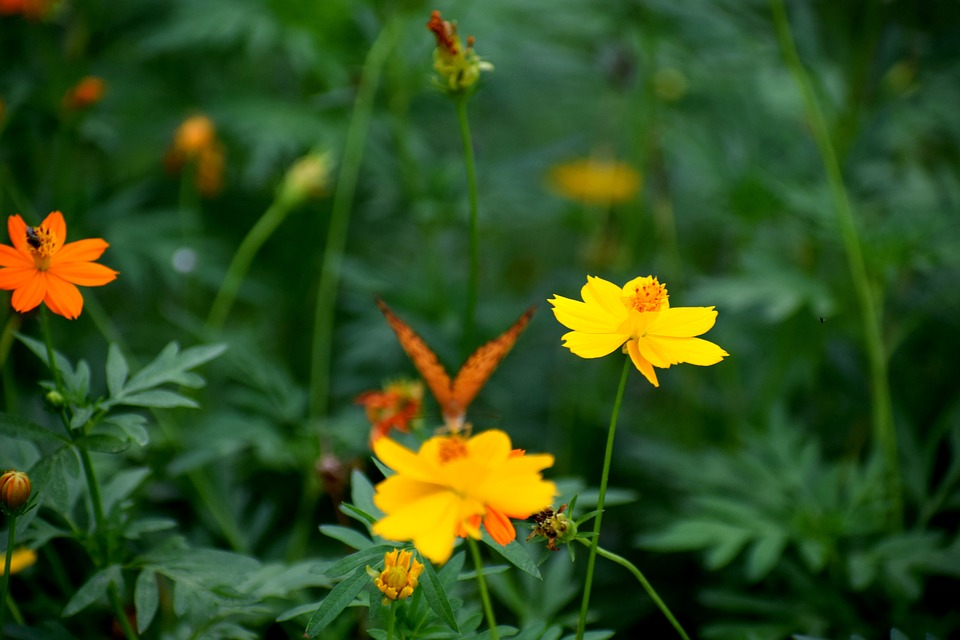
#> input picture colorpalette/jupyter/src_imgs/test6.jpg, 960 x 640 px, found by its file name
$ jupyter execute --allow-errors 'Code Breakdown on generate_palette.ipynb'   (shell and % lines are left out)   (Python 2 division)
#> lines starting #> are read from the running program, lines starting #| are printed output that depends on the picture
[cell 1]
import numpy as np
import cv2
import random
from sklearn.cluster import KMeans
import math

"""for rgb/hsv values conversion"""
from colorsys import rgb_to_hsv, hsv_to_rgb

"""Unused in the shortened version"""
import itertools
"""For displaying images inside Jupyter Notebook"""
import matplotlib.pyplot as plt

"""For creating csv files"""
import csv

[cell 2]
"""importing python files not in this directory"""
import os
import sys
module_path = os.path.abspath(os.path.join('..'))
if module_path not in sys.path:
    sys.path.append(module_path)

[cell 3]
"""For import any custom python functions"""

[cell 4]
'''Global Variables'''
DEFAULT_NUM_COLORS = 5
DEFAULT_MINV = 150
DEFAULT_MAXV = 255
SCALE = 256.0
COLORWHEEL = {"red": (255, 0, 0), "rose": (255, 0, 128), "magenta": (255, 0, 255), "violet": (128, 0, 255),
              "blue": (0, 0, 255), "azure": (0, 128, 255), "cyan": (0, 255, 255),
              "spring green": (0, 255, 128), "green": (0, 255, 0), "chartreuse": (128, 255, 0), "yellow": (225, 255, 0),
              "orange": (255, 128, 0)}

## Function Definitions

[cell 5]
# [9 lines left out: function user_input, not called in this run]

[cell 6]
def down_scale(x):
    """TODO

    Args:
        x (unknown): TODO
    Returns:
        TODO
    """
    return x / SCALE

[cell 7]
def up_scale(x):
    """TODO

    Args:
        x (unknown): TODO
    Returns:
        TODO
    """
    return int(x * SCALE)

[cell 8]
def clamp(color, min_v, max_v):
    """Clamps a color such that its value is between min_v and max_v

    Args:
        color (unknown): TODO
        min_v (unknown): TODO
        max_v (unknown): TODO
    Returns:
        bar (np.arrary): TODO
    """
    h, s, v = rgb_to_hsv(*map(down_scale, color))
    min_v, max_v = map(down_scale, (min_v, max_v))
    v = min(max(min_v, v), max_v)
    return tuple(map(up_scale, hsv_to_rgb(h, s, v)))

[cell 9]
def dominant_colors(image, n=DEFAULT_NUM_COLORS):
    """TODO: CAN BE SHORTENED

    Args:
        image (np.array): TODO
        n (int): TODO
    Returns:
        bar (np.arrary): TODO
    """
    # cluster the pixel intensities
    clt = KMeans(n_clusters=n)
    clt.fit(image)

    # build histogram of clusters and create a figure
    # representing the number of pixels labeled to each color
    hist = utils.centroid_histogram(clt)
    bar = utils.plot_colors(hist, clt.cluster_centers_)

    # print("hist", hist)
    # print(clt.cluster_centers_)

    # extract the RGB pixel values
    row = [tuple(x) for x in bar]

    # make a list of lists containing the RGB values for all the colors in the histogram
    palette = []
    for arr in list(row[1]):
        # print([arr[0], arr[1], arr[2]])
        palette.append([arr[0], arr[1], arr[2]])

    # remove duplicates in the color list
    palette = list(palette for palette, _ in itertools.groupby(palette))
    # print(palette)

    # make a dictionary with keys being the percentages and values being the rgbs
    output_palette = {}
    for index, color in enumerate(palette):
        output_palette[hist[index]] = color
    return bar, output_palette

[cell 10]
# [12 lines left out: function get_hsv, not called in this run]

[cell 11]
# [10 lines left out: function get_hsvs, not called in this run]

[cell 12]
def get_rgb(clr):
    """Convert a single hsv value into rgb

    Args:
        clr (tuple?): a list of rgb values
    Returns:
        h,s,v (tuple): a tuple of hue, saturation, and value
    """
    # convert a single hsv value into rgb
    h, s, v = clr
    h, s, v = h / 360, s / 100, v / 100
    return tuple(map(up_scale, hsv_to_rgb(h, s, v)))

[cell 13]
# [9 lines left out: function get_rgbs, not called in this run]

[cell 14]
def get_rgbs(clrs):
    # iterate through a list of hsv values, convert into rgb, and append to another list
    return [get_rgb(clr) for clr in clrs]

[cell 15]
b = (129.2957746478873, 85.6510067114094, 102.43137254901961)
get_rgb(b)

[cell 16]
a = [(69, 47.651006711409394, 100), (99, 47.651006711409394, 100), (129.2957746478873, 47.651006711409394, 58.43137254901961), (159, 47.651006711409394, 100), (189, 47.651006711409394, 100)]
get_rgbs(a)

[cell 17]
def analogous(color):
    """
    Returns the HSV values of all of the 4 analogous complements. NOTE THAT H VALUES ARE 0-180
    :param color: tuple with HSV values of the dominant color (where input h is 0-180)
    :return:list containing the HSV values of all 5 palette colors
    """
    print(color, 'what color')
    h,s,v = color
    # h = h_old*2
    ranv = 15

    accent1 = (int((h-60)), s, 100)
    leftdomin = (int((h-30)), s, 100)
    rightdomin = (int((h+30)), s, 100)
    accent2 = (int((h+60)), s, 100)
    print([accent1, leftdomin, color, rightdomin, accent2], 'this is the hue')
    return get_rgbs([accent1, leftdomin, color, rightdomin, accent2])

[cell 18]
color = (129.2957746478873, 47.651006711409394, 58.43137254901961)
palette = analogous(color)
palette

[cell 19]
# [10 lines left out: function get_mag, not called in this run]

[cell 20]
# [10 lines left out: function get_brightness, not called in this run]

[cell 21]
def get_hexs(clrs):
    """Convert RGB to hex and change array of RGB values to tuple

    Args:
        clrs (list): a list of rgb values
    Returns:
        hexs (list): a list of hex values
    """
    hexs = []
    for clr in clrs:
        hexs.append("#{0:02x}{1:02x}{2:02x}".format(clr[0], clr[1], clr[2]))
    return hexs

[cell 22]
# [15 lines left out: function show_colors, not called in this run]

[cell 23]
def crop(image):
    """TODO

    Args:
        image (np.array): an image saved as a numpy array
    Returns:
        image2 (np.array): a cropped image TODO
    """
    # first resize image
    r = 100.0 / image.shape[1]
    dim = (100, int(image.shape[0] * r))
    image = cv2.resize(image, dim, interpolation=cv2.INTER_AREA)

    # iterate through the image width and height to create all possible crops
    images = []
    height, width = image.shape[:2]
    delta_x = width / 4
    delta_y = height / 4
    index_x = 0
    index_y = 0
    for i in range(0, 4):
        for j in range(0, 4):
            temp_img = image[index_y:index_y + delta_y, index_x:index_x + delta_x]
            # cv2.imshow("cropped", temp_img)
            # cv2.waitKey(500)
            images.append(temp_img)
            index_y += delta_y
        index_y = 0
        index_x += delta_x

    # iterate through the cropped images to generate an array of clamped pixels
    images2 = []
    for img in images:
        # reshape image to list of pixels
        img = img.reshape((img.shape[0] * img.shape[1], 3))
        image2 = []
        # make sure pixels are in the right brightness ranges
        for pix in img:
            pix = clamp(pix, DEFAULT_MINV, DEFAULT_MAXV)
            image2.append(pix)
        images2.append(image2)
    return images2

[cell 24]
def edit_image(image):
    """Show our color bar

    Args:
        image (np.array): an image saved as a numpy array
    Returns:
        image2 (np.array): an edited image TODO
    """
    # TESTING: show our image
    # cv2.imshow('image',image)
    # cv2.waitKey(0)
    # cv2.destroyAllWindows()

    r = 100.0 / image.shape[1]
    dim = (100, int(image.shape[0] * r))

    # perform the actual resizing of the image and show it
    resized = cv2.resize(image, dim, interpolation=cv2.INTER_AREA)
    # cv2.imshow("resized", resized)
    # cv2.waitKey(0)

    # reshape image to list of pixels and clamp values
    image = resized.reshape((resized.shape[0] * resized.shape[1], 3))
    image2 = []
    for pix in image:
        pix = clamp(pix, DEFAULT_MINV, DEFAULT_MAXV)
        image2.append(pix)
    return image2

### Function from `utils.py`

[cell 25]
# [27 lines left out: function centroid_histogram, not called in this run]

[cell 26]
# [25 lines left out: function plot_colors, not called in this run]

## Main program

[cell 27]
# ask for user input
# type = user_input()
# print(type)

[cell 28]
# create csv file with results
file = csv.writer(open('palettes2.csv', 'w'))  #TODO: change back to 'wb' when running on Python 2.7
file.writerow(['image name', 'RGB', 'Hex'])

[cell 29]
# stores the rgb and hsv info for dominant and accent colors
dominants_rgb = []
dominants_hsv = []
accents_rgb = []
accents_hsv = []
final_palette = []

[cell 30]
# load image and convert from BGR to RBG
image_path = 'test6.jpg'
orig_image = cv2.imread(image_path)
#> orig_image is the input picture: shape (640, 960, 3); mean B, G, R 28.9, 79, 49.5
orig_image = cv2.cvtColor(orig_image, cv2.COLOR_BGR2RGB)
image = edit_image(orig_image)
#> in edit_image, `resized = cv2.resize(image, dim, interpolation=cv2.INTER_AREA)`:
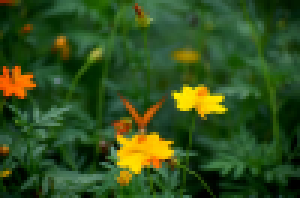
#> resized: shape (66, 100, 3) (shown 3 times larger); mean R, G, B 49.5, 79, 28.9
#> the loop in edit_image, `for pix in image:` made 6600 passes
#> (pix, h in clamp, s in clamp) on passes 1 to 3: ((150, 41, 2), 0.044, 0.984), ((150, 41, 1), 0.0456, 0.992), ((150, 54, 1), 0.0598, 0.992)
#> after the loop in edit_image, `for pix in image:`: image2 = 6600 items, first 6: (150, 41, 2), (150, 41, 1), (150, 54, 1), (150, 74, 1), (150, 100, 1), (140, 150, 9)
#> image has the same summary as image2 in edit_image

#> (a cell that did not finish here is left out)

print(palette1)
# show colors
# show_colors(bar1)

#> (a cell that did not finish here is left out)

#> (a cell that did not finish here is left out)

#> (a cell that did not finish here is left out)

#> (a cell that did not finish here is left out)

[cell 36]
dominants_rgb.extend(get_rgbs(dominants_hsv))
accents_rgb.extend(get_rgbs(accents_hsv))
print(dominants_rgb)
print(accents_rgb)

[cell 37]
# Examine the cropped images (consider resizing the cropped images) and look for better accents
# look for brighter accents (go by magnitude of rgb), maybe more different from dominant colors (but watch out for outliers)
# also look for alternatives to dominant colors by also optimizing magnitude of rgb
cropped_images = crop(orig_image)
#> after the loop in crop, `for i in range(0, 4):`: images = 16 items; index_x = 100
#> the loop in crop, `for img in images:` made 16 passes

#> (a cell that did not finish here is left out)

#> (a cell that did not finish here is left out)

#> (a cell that did not finish here is left out)

[cell 41]
# TESTING, display dominant and accent colors
final_palette.extend(dominants_rgb)
final_palette.extend(accents_rgb)
final_palette = map(list, final_palette)
final_palette2 = np.array(final_palette)
#> (the rest of this cell did not finish here and is left out)

[cell 42]
hexs = get_hexs(final_palette)

$ run again, with colorpalette/jupyter/src_imgs/test2.jpg copied over colorpalette/jupyter/src_imgs/test6.jpg
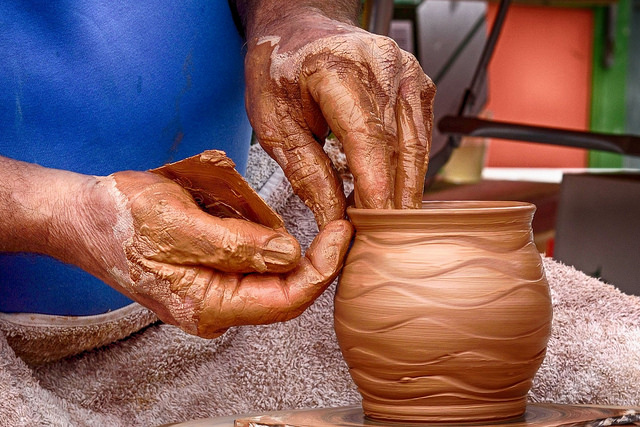
#> input picture colorpalette/jupyter/src_imgs/test2.jpg, 640 x 427 px, found by its file name
#> orig_image is the input picture: shape (427, 640, 3); mean B, G, R 92.8, 95, 133.1
#> in edit_image, `resized = cv2.resize(image, dim, interpolation=cv2.INTER_AREA)`:
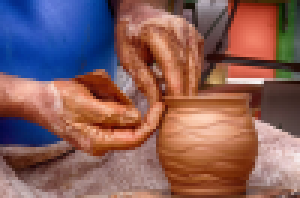
#> resized: shape (66, 100, 3) (shown 3 times larger); mean R, G, B 133.2, 95, 92.8
#> the loop in edit_image, `for pix in image:` made 6600 passes
#> (pix, h in clamp, s in clamp, v in clamp) on passes 1 to 3: ((12, 66, 167), 0.608, 0.922, 0.652), ((10, 62, 161), 0.608, 0.938, 0.629), ((6, 56, 154), 0.61, 0.955, 0.602)
#> after the loop in edit_image, `for pix in image:`: image2 = 6600 items, first 6: (12, 66, 167), (10, 62, 161), (6, 56, 154), (5, 51, 150), (3, 49, 150), (4, 46, 150)
#> image has the same summary as image2 in edit_image
#> after the loop in crop, `for i in range(0, 4):`: images = 16 items; index_x = 100
#> the loop in crop, `for img in images:` made 16 passes

$ run again, with colorpalette/jupyter/src_imgs/test3.jpg copied over colorpalette/jupyter/src_imgs/test6.jpg
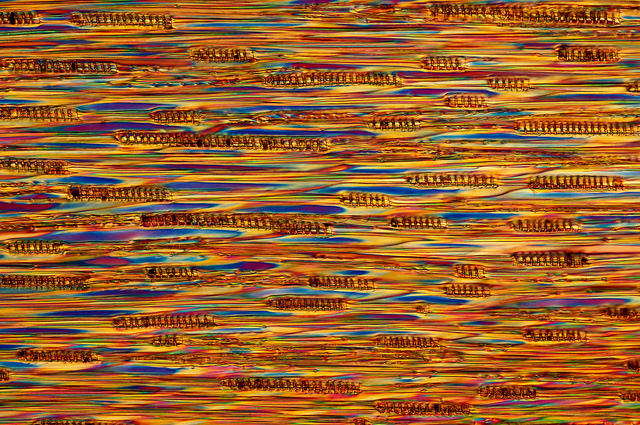
#> input picture colorpalette/jupyter/src_imgs/test3.jpg, 640 x 425 px, found by its file name
#> orig_image is the input picture: shape (425, 640, 3); mean B, G, R 45, 96.4, 153
#> in edit_image, `resized = cv2.resize(image, dim, interpolation=cv2.INTER_AREA)`:
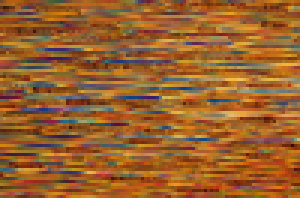
#> resized: shape (66, 100, 3) (shown 3 times larger); mean R, G, B 153, 96.4, 45
#> the loop in edit_image, `for pix in image:` made 6600 passes
#> (pix, h in clamp, s in clamp, v in clamp) on passes 1 to 3: ((150, 91, 47), 0.072, 0.686, 0.586), ((150, 90, 38), 0.0784, 0.745, 0.586), ((167, 95, 26), 0.0816, 0.844, 0.652)
#> after the loop in edit_image, `for pix in image:`: image2 = 6600 items, first 6: (150, 91, 47), (150, 90, 38), (167, 95, 26), (180, 93, 16), (182, 95, 16), (179, 95, 16)
#> image has the same summary as image2 in edit_image
#> after the loop in crop, `for i in range(0, 4):`: images = 16 items; index_x = 100
#> the loop in crop, `for img in images:` made 16 passes

$ run again, with colorpalette/jupyter/src_imgs/test4.jpg copied over colorpalette/jupyter/src_imgs/test6.jpg
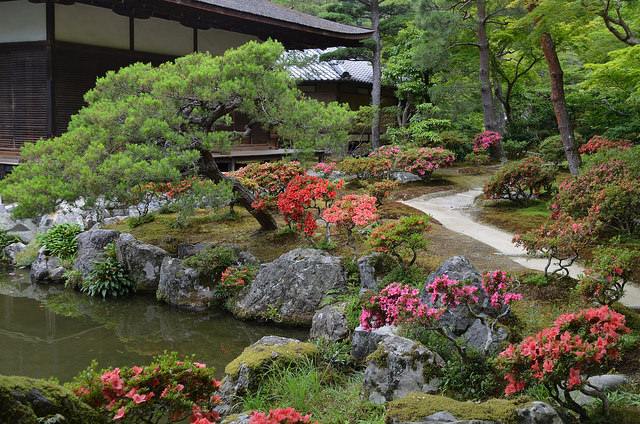
#> input picture colorpalette/jupyter/src_imgs/test4.jpg, 640 x 424 px, found by its file name
#> orig_image is the input picture: shape (424, 640, 3); mean B, G, R 61.4, 88.7, 88.5
#> in edit_image, `resized = cv2.resize(image, dim, interpolation=cv2.INTER_AREA)`:
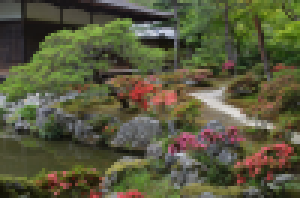
#> resized: shape (66, 100, 3) (shown 3 times larger); mean R, G, B 88.5, 88.7, 61.4
#> the loop in edit_image, `for pix in image:` made 6600 passes
#> (pix, h in clamp, s in clamp, v in clamp) on passes 1 to 3: ((150, 150, 144), 0.167, 0.0345, 0.586), ((150, 150, 145), 0.167, 0.0317, 0.586), ((150, 150, 143), 0.167, 0.0429, 0.586)
#> after the loop in edit_image, `for pix in image:`: image2 = 6600 items, first 6: (150, 150, 144), (150, 150, 145), (150, 150, 143), (147, 150, 139), (150, 150, 140), (150, 147, 141)
#> image has the same summary as image2 in edit_image
#> after the loop in crop, `for i in range(0, 4):`: images = 16 items; index_x = 100
#> the loop in crop, `for img in images:` made 16 passes
